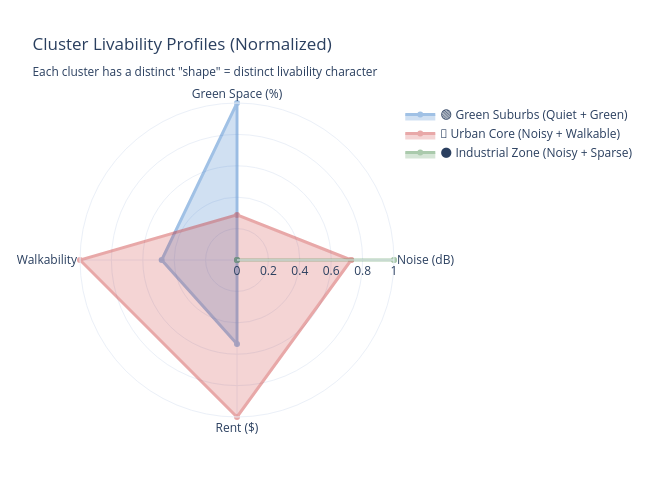

Notebook cell for this chart:
### Markdown cell above
### 3.6 — Cluster Profiles: Radar Chart Comparison

Now let's see what each cluster "looks like" across all 4 features using a radar chart. This is the most powerful way to interpret the clusters — each cluster's shape tells a different livability story.

### Code cell
# Step 3.6: Cluster profile radar chart
radar_labels = ['Noise (dB)', 'Green Space (%)', 'Walkability', 'Rent ($)']

# Normalize cluster centers to 0–1 for radar comparison
centers_norm = pd.DataFrame(
    MinMaxScaler().fit_transform(centers_original),
    columns=radar_labels
)

fig = go.Figure()
for i in range(3):
    values = centers_norm.iloc[i].tolist() + [centers_norm.iloc[i].tolist()[0]]
    name = cluster_names.get(i, f'Cluster {i}')
    fig.add_trace(go.Scatterpolar(
        r=values,
        theta=radar_labels + [radar_labels[0]],
        fill='toself',
        name=name,
        line=dict(color=list(color_map.values())[i], width=3),
        opacity=0.4
    ))

fig.update_layout(
    polar=dict(radialaxis=dict(visible=True, range=[0, 1])),
    title='Cluster Livability Profiles (Normalized)<br><sub>Each cluster has a distinct "shape" = distinct livability character</sub>',
    template='plotly_white', width=650, height=500,
)
fig.show()

print("🔍 Cluster Interpretations:")
for i, name in cluster_names.items():
    c = centers_original[i]
    print(f"\n  {name}:")
    print(f"    Noise = {c[0]:.1f} dB | Green = {c[1]:.1f}% | Walk = {c[2]:.1f} | Rent = ${c[3]:.0f}")

### Figure 1 — Plotly figure (JSON) as saved in the notebook; plotly's stock layout.template omitted (floating-point values rounded to 4 significant figures)
{"data": [{"fill": "toself", "line": {"color": "#1565C0", "width": 3}, "name": "🟢 Green Suburbs (Quiet + Green)", "opacity": 0.4, "r": [0, 1, 0.4799, 0.5358, 0], "theta": ["Noise (dB)", "Green Space (%)", "Walkability", "Rent ($)", "Noise (dB)"], "type": "scatterpolar"}, {"fill": "toself", "line": {"color": "#C62828", "width": 3}, "name": "🔴 Urban Core (Noisy + Walkable)", "opacity": 0.4, "r": [0.7271, 0.2872, 1, 1, 0.7271], "theta": ["Noise (dB)", "Green Space (%)", "Walkability", "Rent ($)", "Noise (dB)"], "type": "scatterpolar"}, {"fill": "toself", "line": {"color": "#2E7D32", "width": 3}, "name": "⚫ Industrial Zone (Noisy + Sparse)", "opacity": 0.4, "r": [1, 0, 0, 0, 1], "theta": ["Noise (dB)", "Green Space (%)", "Walkability", "Rent ($)", "Noise (dB)"], "type": "scatterpolar"}], "layout": {"height": 500, "polar": {"radialaxis": {"range": [0, 1], "visible": true}}, "title": {"text": "Cluster Livability Profiles (Normalized)<br><sub>Each cluster has a distinct \"shape\" = distinct livability character</sub>"}, "width": 650}}
